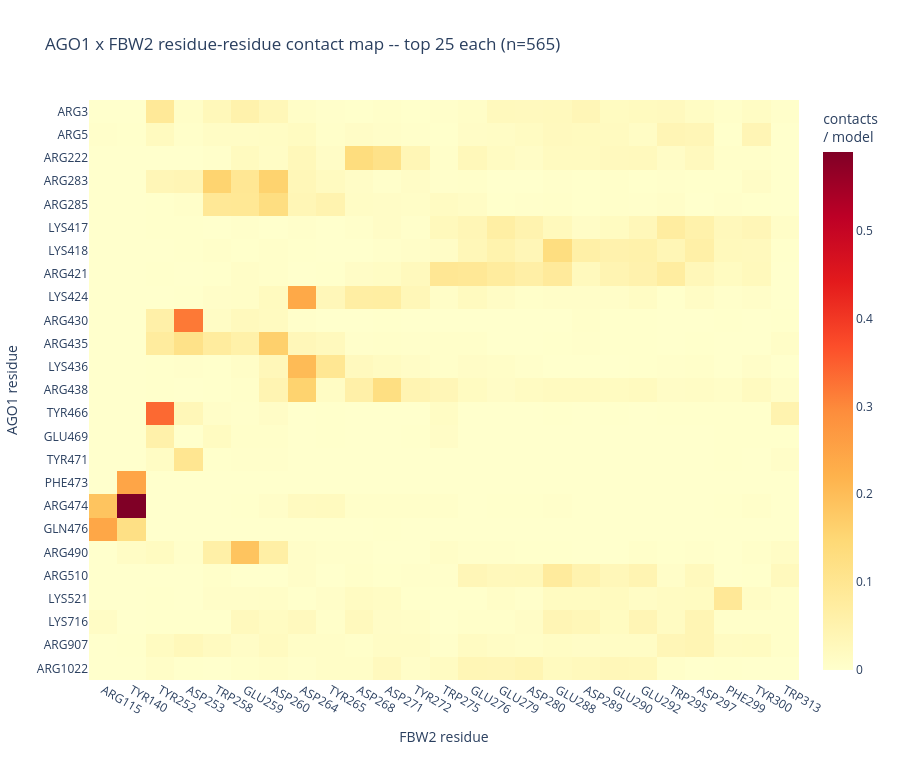

The notebook cell saved with this chart:
### Code cell
if not bc.empty and len(top_rec) and len(top_lig):
    tr = top_rec["resnr"].tolist(); tl = top_lig["resnr_lig"].tolist()
    pair = bc[bc["resnr"].isin(tr) & bc["resnr_lig"].isin(tl)]
    mat = (pair.groupby(["resnr", "resnr_lig"], observed=True).size()
           .div(n_norm).unstack(fill_value=0)
           .reindex(index=sorted(tr), columns=sorted(tl), fill_value=0))
    rtick = {int(r): f"{bc.loc[bc['resnr']==r,'restype'].iloc[0]}{int(r)}" for r in mat.index}
    ltick = {int(c): f"{bc.loc[bc['resnr_lig']==c,'restype_lig'].iloc[0]}{int(c)}" for c in mat.columns}
    fig = go.Figure(go.Heatmap(z=mat.values, x=[ltick[c] for c in mat.columns], y=[rtick[r] for r in mat.index],
        colorscale="YlOrRd", hovertemplate=f"{RECEPTOR_NAME} %{{y}}<br>{partner_name} %{{x}}<br>%{{z:.3f}}/model<extra></extra>",
        colorbar=dict(title="contacts<br>/ model")))
    fig.update_layout(title=f"{RECEPTOR_NAME} x {partner_name} residue-residue contact map -- top {TOP_N} each (n={n_norm})",
        xaxis_title=f"{partner_name} residue", yaxis_title=f"{RECEPTOR_NAME} residue",
        yaxis=dict(autorange="reversed"), template=TEMPLATE, width=900, height=760)
    save_fig(fig, f"{RECEPTOR_NAME.lower()}_{partner_name.lower()}_residue_contact_map.html", "residue_interface")

### Figure 1 — Plotly figure (JSON) as saved in the notebook; plotly's stock layout.template omitted (floating-point values rounded to 4 significant figures; data arrays with more than 128 entries replaced by an {"elided": "..."} marker saying what was removed)
{"data": [{"colorbar": {"title": {"text": "contacts<br>/ model"}}, "colorscale": [[0.0, "rgb(255,255,204)"], [0.125, "rgb(255,237,160)"], [0.25, "rgb(254,217,118)"], [0.375, "rgb(254,178,76)"], [0.5, "rgb(253,141,60)"], [0.625, "rgb(252,78,42)"], [0.75, "rgb(227,26,28)"], [0.875, "rgb(189,0,38)"], [1.0, "rgb(128,0,38)"]], "hovertemplate": "AGO1 %{y}<br>FBW2 %{x}<br>%{z:.3f}/model<extra></extra>", "type": "heatmap", "x": ["ARG115", "TYR140", "TYR252", "ASP253", "TRP258", "GLU259", "ASP260", "ASP264", "TYR265", "ASP268", "ASP271", "TYR272", "TRP275", "GLU276", "GLU279", "ASP280", "GLU288", "ASP289", "GLU290", "GLU292", "TRP295", "ASP297", "PHE299", "TYR300", "TRP313"], "y": ["ARG3", "ARG5", "ARG222", "ARG283", "ARG285", "LYS417", "LYS418", "ARG421", "LYS424", "ARG430", "ARG435", "LYS436", "ARG438", "TYR466", "GLU469", "TYR471", "PHE473", "ARG474", "GLN476", "ARG490", "ARG510", "LYS521", "LYS716", "ARG907", "ARG1022"], "z": {"elided": "25x25 float values"}}], "layout": {"height": 760, "title": {"text": "AGO1 x FBW2 residue-residue contact map -- top 25 each (n=565)"}, "width": 900, "xaxis": {"title": {"text": "FBW2 residue"}}, "yaxis": {"autorange": "reversed", "title": {"text": "AGO1 residue"}}}}
